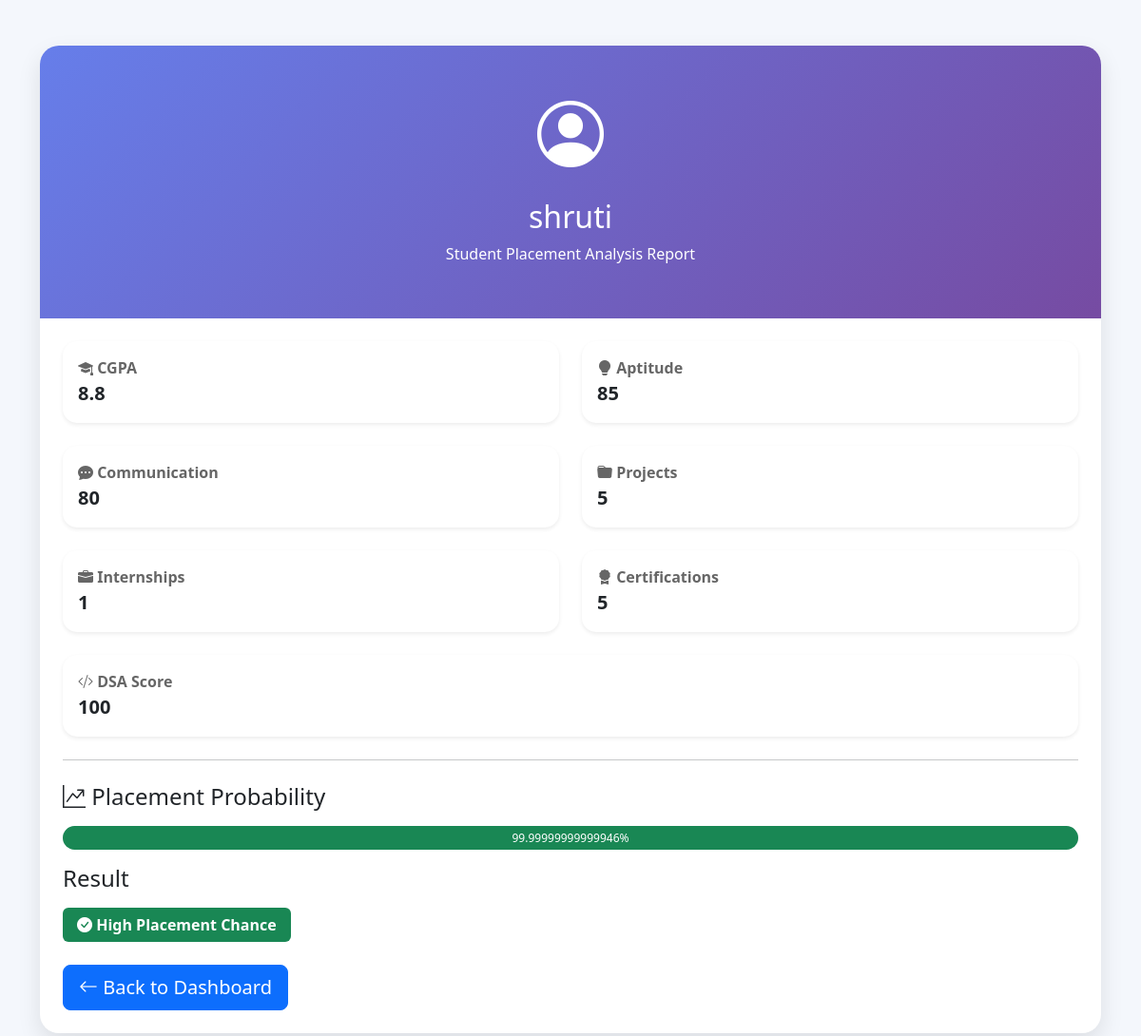
The app's page /student/9 with its own data.
### tables this page shows
CREATE TABLE students(
    id INTEGER PRIMARY KEY AUTOINCREMENT,
    name TEXT,
    cgpa REAL,
    aptitude INTEGER,
    communication INTEGER,
    projects INTEGER,
    internships INTEGER,
    certifications INTEGER,
    dsa INTEGER,
    probability REAL,
    result TEXT
);

### app.py (the view)
@app.route("/student/<int:id>")
def student(id):
    conn = sqlite3.connect("students.db")
    cursor = conn.cursor()
    cursor.execute(
        "SELECT * FROM students WHERE id=?",
        (id,)
    )
    student = cursor.fetchone()
    conn.close()
    return render_template(
        "student.html",
        student=student
    )

### templates/student.html (shortened to what this page needs)
<!DOCTYPE html>
<html lang="en">
<head>
    <link href="https://cdn.jsdelivr.net/npm/bootstrap@5.3.3/dist/css/bootstrap.min.css"
          rel="stylesheet">
    <link rel="stylesheet"
          href="https://cdn.jsdelivr.net/npm/bootstrap-icons@1.11.3/font/bootstrap-icons.css">
</head>
<body>
<div class="container mt-5 mb-5">
    <div class="card profile-card">
        <div class="profile-header">
            <div class="profile-icon">
                <i class="bi bi-person-circle"></i>
            </div>
            <h2 class="mt-3">
                {{ student[1] }}
            </h2>
            <p>
                Student Placement Analysis Report
            </p>
        </div>
        <div class="card-body p-4">
            <div class="row g-4">
                <div class="col-md-6">
                    <div class="card info-card shadow-sm p-3">
                        <div class="label">
                            <i class="bi bi-mortarboard-fill"></i>
                            CGPA
                        </div>
                        <div class="value">
                            {{ student[2] }}
                        </div>
                    </div>
                </div>
                <div class="col-md-6">
                    <div class="card info-card shadow-sm p-3">
                        <div class="label">
                            <i class="bi bi-lightbulb-fill"></i>
                            Aptitude
                        </div>
                        <div class="value">
                            {{ student[3] }}
                        </div>
                    </div>
                </div>
                <div class="col-md-6">
                    <div class="card info-card shadow-sm p-3">
                        <div class="label">
                            <i class="bi bi-chat-dots-fill"></i>
                            Communication
                        </div>
                        <div class="value">
                            {{ student[4] }}
                        </div>
                    </div>
                </div>
                <div class="col-md-6">
                    <div class="card info-card shadow-sm p-3">
                        <div class="label">
                            <i class="bi bi-folder-fill"></i>
                            Projects
                        </div>
                        <div class="value">
                            {{ student[5] }}
                        </div>
                    </div>
                </div>
                <div class="col-md-6">
                    <div class="card info-card shadow-sm p-3">
                        <div class="label">
                            <i class="bi bi-briefcase-fill"></i>
                            Internships
                        </div>
                        <div class="value">
                            {{ student[6] }}
                        </div>
                    </div>
                </div>
                <div class="col-md-6">
                    <div class="card info-card shadow-sm p-3">
                        <div class="label">
                            <i class="bi bi-award-fill"></i>
                            Certifications
                        </div>
                        <div class="value">
                            {{ student[7] }}
                        </div>
                    </div>
                </div>
                <div class="col-md-12">
                    <div class="card info-card shadow-sm p-3">
                        <div class="label">
                            <i class="bi bi-code-slash"></i>
                            DSA Score
                        </div>
                        <div class="value">
                            {{ student[8] }}
                        </div>
                    </div>
                </div>
            </div>
            <hr class="my-4">
            <h4 class="mb-3">
                <i class="bi bi-graph-up-arrow"></i>
                Placement Probability
            </h4>
            <div class="progress mb-3">
                <div class="progress-bar bg-success"
                     role="progressbar"
                     style="width: {{ student[9] }}%;">
                    {{ student[9] }}%
                </div>
            </div>
            <h4 class="mb-3">
                Result
            </h4>
            {% if "High" in student[10] %}
            <span class="badge bg-success badge-result">
                <i class="bi bi-check-circle-fill"></i>
                {{ student[10] }}
            </span>
            {% else %}
            <span class="badge bg-danger badge-result">
                <i class="bi bi-exclamation-triangle-fill"></i>
                {{ student[10] }}
            </span>
            {% endif %}
            <div class="mt-4">
                <a href="/dashboard"
                   class="btn btn-primary btn-lg">
                    <i class="bi bi-arrow-left"></i>
                    Back to Dashboard
                </a>
            </div>
        </div>
    </div>
</div>
</body>
</html>

### templates/student.html (style rules this page uses)
body { background:#f4f7fc; font-family:'Segoe UI',sans-serif; }
.profile-card { border:none; border-radius:20px; overflow:hidden; box-shadow:0 10px 25px rgba(0,0,0,0.1); }
.profile-header { background:linear-gradient(135deg,#667eea,#764ba2); color:white; text-align:center; padding:40px; }
.profile-icon { font-size:70px; }
.info-card { border:none; border-radius:15px; transition:0.3s; }
.label { font-weight:600; color:#666; }
.value { font-size:20px; font-weight:bold; }
.progress { height:25px; border-radius:20px; }
.badge-result { font-size:16px; padding:10px 15px; }

### records on screen
students: name "shruti", cgpa "8.8", aptitude "85", communication "80", projects "5", internships "1", certifications "5", dsa "100", probability "99.99999999999946", result "High Placement Chance"
